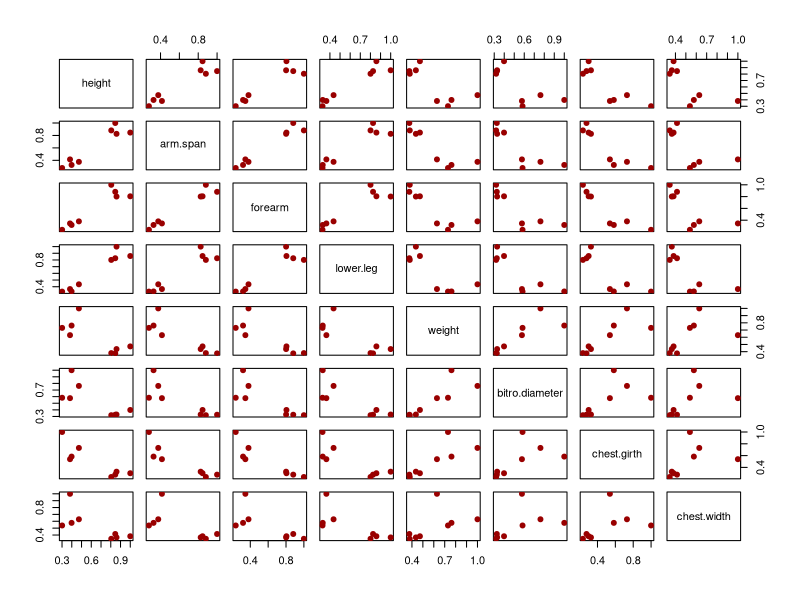
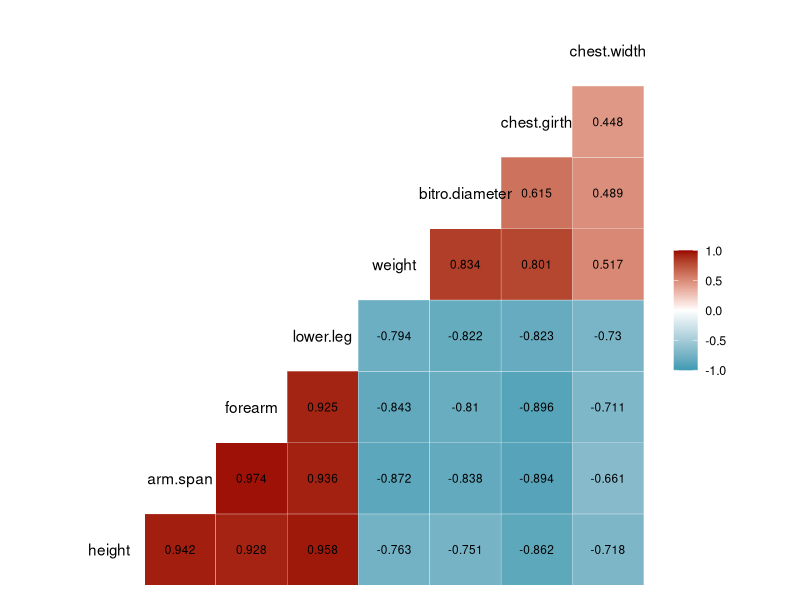
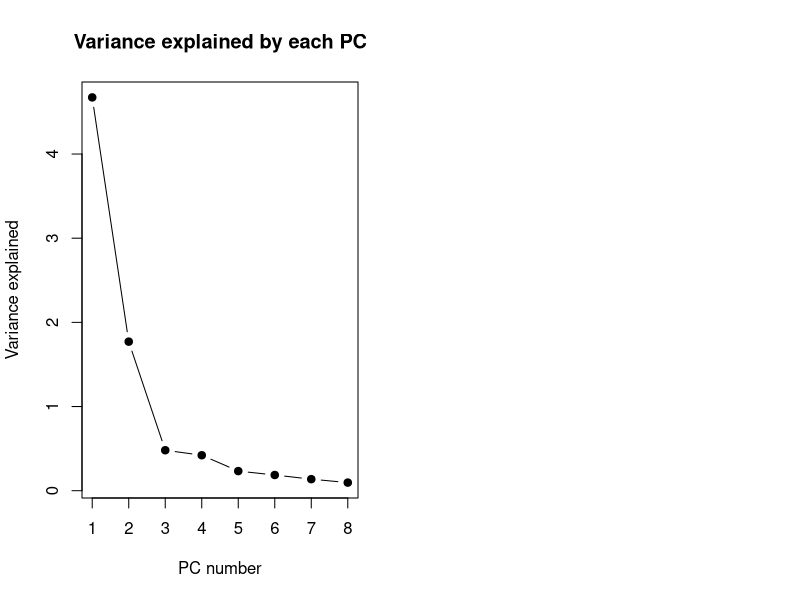

Write the R code that produced these figures, in order.
#######Question 2
# 2Q) The dataset Harmon23.cor in the datasets package is a correlation matrix of eight 
# physical measurements made on 305 girls between the ages of 7 and 17.

library('datasets')
data_<-Harman23.cor
dat_<-Harman23.cor$cov

#####################################################################################
# 2a) Provide a plot to visualize this matrix, and comment on any patterns you see.

pairs(dat_,pch=19,col="#990000")
library(GGally)
ggcorr(dat_, low = "#3B9AB2", mid = "#FFFFFF", high = "#990000",label = T, label_color = "black",label_size = 3, label_round = 3)

#####################################################################################
# 2b) We want to perform PCA on this matrix (Harman23.cor$cov), and retain the first 
# two PCs. How can we do this? [Note: this is not the actual dataset, you only have 
# the correlation matrix of the variables.] 
# The function eigen() can compute the eigenvectors/eigenvalues
eig.out<-eigen(dat_)
str(eig.out)
#Eigen Values
lam <- eig.out$values
tab <- rbind(lam,
             lam/sum(lam), # proportion of variance explained
             cumsum(lam)/sum(lam)) # cumulative proportion of var explained
rownames(tab) <- c("Variance", "Proportion of variance", "Cumulative proportion")

# Eigenvalues (variance of PCs)
lambda <- tab[1,]
# scree plots
par(mfrow = c(1,2))
plot(lambda, type="b", pch = 19, main = "Variance explained by each PC",
     xlab = "PC number", ylab = "Variance explained")
# 2c) How much of the total variation is captured by each of the first two PCs? How 
# much of the total variation is captured by the two PCs together?

tab[3,1:2]

# 2d) Interpret the first two PCs.
###The frst PC Vector kind of represents overall body metrics
###IN the Second PC vector, the first half represents body lengths and the second
### half represents the body girth measurements()
